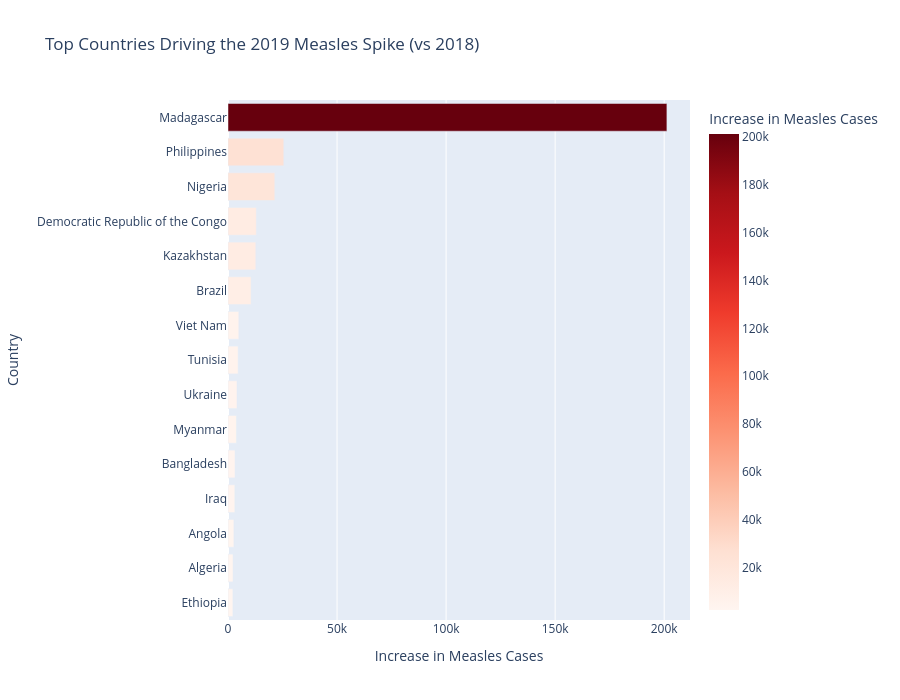

Notebook cell for this chart:
### Code cell
# Countries that drove the 2019 measles spike (vs 2018)
country_year = (
    yearly_measles
    .groupby(['country', 'year'], as_index=False)['measles_total']
    .sum()
)

pivot_cases = country_year.pivot(index='country', columns='year', values='measles_total').fillna(0)
pivot_cases['increase_2019_vs_2018'] = pivot_cases.get(2019, 0) - pivot_cases.get(2018, 0)

spike_drivers = (
    pivot_cases[pivot_cases['increase_2019_vs_2018'] > 0][['increase_2019_vs_2018']]
    .sort_values('increase_2019_vs_2018', ascending=False)
)

global_spike = spike_drivers['increase_2019_vs_2018'].sum()
top_n = 15
top_spike_drivers = spike_drivers.head(top_n).copy()
top_spike_drivers['share_of_global_spike_pct'] = (
    top_spike_drivers['increase_2019_vs_2018'] / global_spike * 100
).round(2)

print('Countries driving the 2019 spike (increase from 2018 to 2019):')
print(top_spike_drivers)
print(f"\nTotal global increase (2019 vs 2018): {int(global_spike):,}")
print(
    f"Top {top_n} countries explain "
    f"{top_spike_drivers['share_of_global_spike_pct'].sum():.2f}% of that increase."
)

# Plotly horizontal bar chart
plot_df = top_spike_drivers.sort_values('increase_2019_vs_2018', ascending=True).reset_index()
fig = px.bar(plot_df, y='country', x='increase_2019_vs_2018',
             orientation='h',
             title='Top Countries Driving the 2019 Measles Spike (vs 2018)',
             labels={'increase_2019_vs_2018': 'Increase in Measles Cases', 'country': 'Country'},
             color='increase_2019_vs_2018',
             color_continuous_scale='Reds')
fig.update_layout(height=700, showlegend=False, hovermode='y unified')
fig.show()

### Figure 1 — Plotly figure (JSON) as saved in the notebook; plotly's stock layout.template omitted (floating-point values rounded to 4 significant figures)
{"data": [{"hovertemplate": "Increase in Measles Cases=%{marker.color}<br>Country=%{y}<extra></extra>", "legendgroup": "", "marker": {"color": [2259.0, 2298.0, 2689.0, 3130.0, 3216.0, 3856.0, 4114.0, 4650.0, 4955.0, 10580.0, 12750.0, 12980.0, 21470.0, 25580.0, 201200.0], "coloraxis": "coloraxis", "pattern": {"shape": ""}}, "name": "", "orientation": "h", "showlegend": false, "textposition": "auto", "type": "bar", "x": [2259.0, 2298.0, 2689.0, 3130.0, 3216.0, 3856.0, 4114.0, 4650.0, 4955.0, 10580.0, 12750.0, 12980.0, 21470.0, 25580.0, 201200.0], "xaxis": "x", "y": ["Ethiopia", "Algeria", "Angola", "Iraq", "Bangladesh", "Myanmar", "Ukraine", "Tunisia", "Viet Nam", "Brazil", "Kazakhstan", "Democratic Republic of the Congo", "Nigeria", "Philippines", "Madagascar"], "yaxis": "y"}], "layout": {"barmode": "relative", "coloraxis": {"colorbar": {"title": {"text": "Increase in Measles Cases"}}, "colorscale": [[0, "rgb(255,245,240)"], [0.125, "rgb(254,224,210)"], [0.25, "rgb(252,187,161)"], [0.375, "rgb(252,146,114)"], [0.5, "rgb(251,106,74)"], [0.625, "rgb(239,59,44)"], [0.75, "rgb(203,24,29)"], [0.875, "rgb(165,15,21)"], [1, "rgb(103,0,13)"]]}, "height": 700, "hovermode": "y unified", "legend": {"tracegroupgap": 0}, "showlegend": false, "title": {"text": "Top Countries Driving the 2019 Measles Spike (vs 2018)"}, "xaxis": {"anchor": "y", "domain": [0, 1], "title": {"text": "Increase in Measles Cases"}}, "yaxis": {"anchor": "x", "domain": [0, 1], "title": {"text": "Country"}}}}
